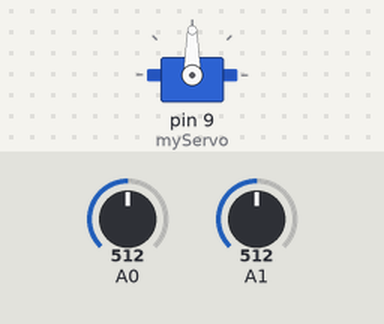
The sketch below on a simulated Arduino Uno, built with avr-gcc and run on an emulated ATmega328P. On the bench: servo. The test bench sets the inputs (shaded band); at power-on: A1 = 512, A0 = 512.

Above: at 1.2 s.
1.3 s: A1 set to 316
2.8 s: A1 set to 287
At 3.1 s:
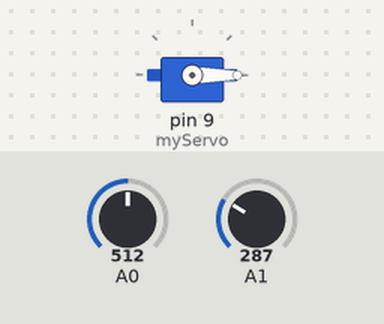
4.3 s: A1 set to 306
At 5.5 s:
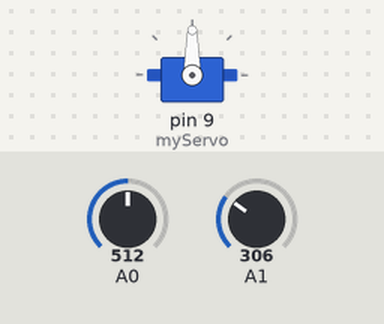
5.8 s: A1 set to 290
At 6.6 s:
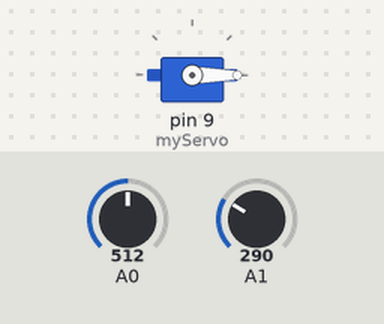
Timing chart, 0 to 8.3 s (numbered marks = the images above; inputs shaded):
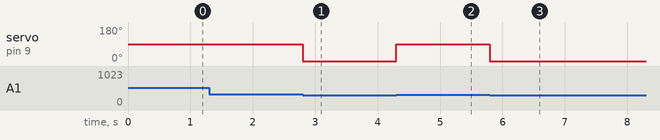

The sketch:

LazierMulti.ino
```cpp
#include <Servo.h>
int line1Pin = 0; //analog pin 0
int line2Pin = 1;
int line3Pin = 2;

boolean on[3];
Servo myServo;
int pos = 0;


void setup()
{
  Serial.begin(9600);
  myServo.attach(9);  // attaches the servo on pin 9 to the servo object
}

void loop()
{
  detect(0);
  detect(1);
  act();
}

void detect(int i)
{
    int lightVal = analogRead(i);
    if (lightVal > 300)
    {
      on[i] = true;
    }
    else
    {
      on[i] = false;
    }
}

void act()
{
  if (on[1] == true)
  {
    myServo.write(90);
  }
  else
  {
    myServo.write(0);
  }
}
```

Measured:
- the behaviour switches between 301 and 300 on A1 (found by bisection; images 0 and 1)
- after the input at 1.3 s, every drawn part: stays the same
- after the input at 2.8 s, servo on pin 9 (myServo): 90° → 0° at once
- after the input at 4.3 s, servo on pin 9 (myServo): 0° → 90° at once
- after the input at 5.8 s, servo on pin 9 (myServo): 90° → 0° at once
